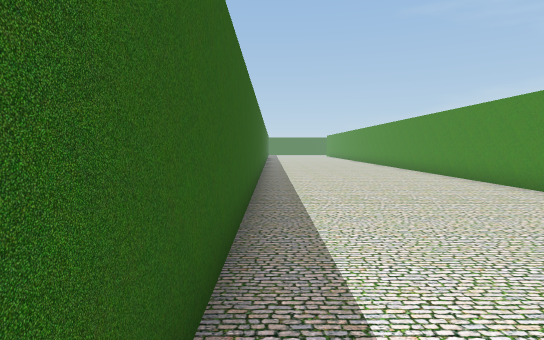
view 1 (above)

22 first-person views from a walk through a Unity game level. The camera is 1.4 m above the floor, tilts 4° down and sees 80° across. The floor is counted in squares, 1.35 m on a side. Each view is taken from the middle of a square. On the plan, view 1 faces up. The plan holds only what a view shows up to about 13 squares ahead; the rest is blank. The place goes on beyond the plan. The player is left out.

view 2
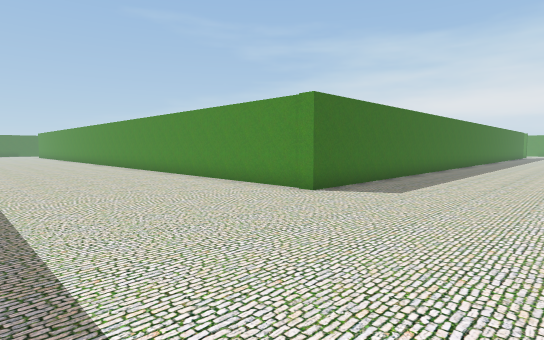

view 3
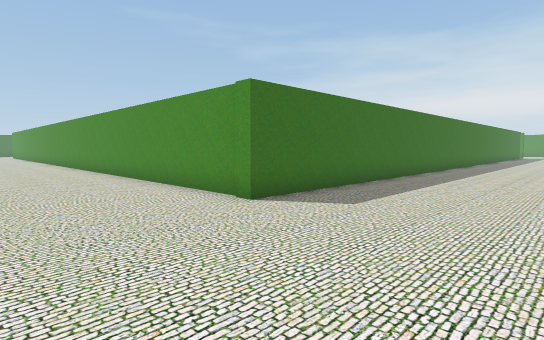

view 4
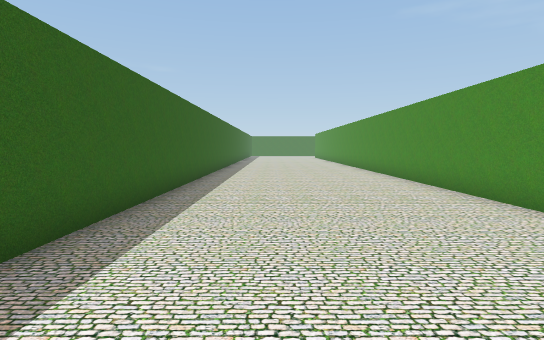

view 5
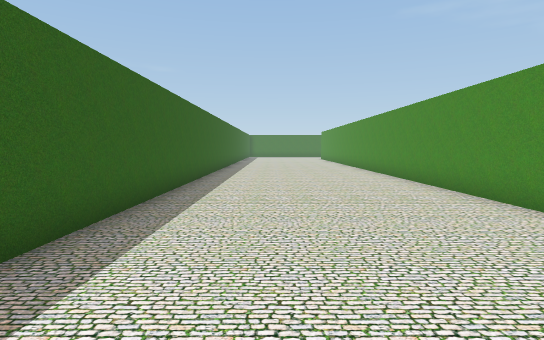

view 6
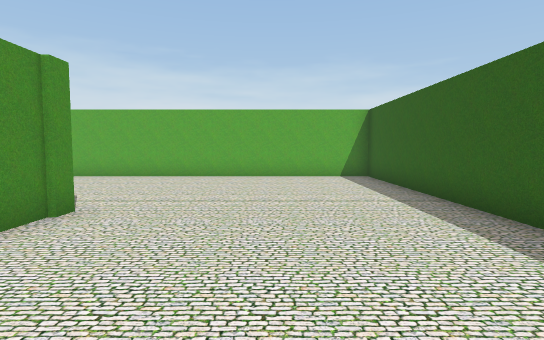

view 7
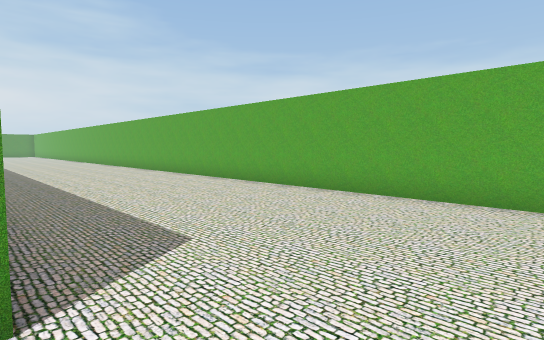

view 8
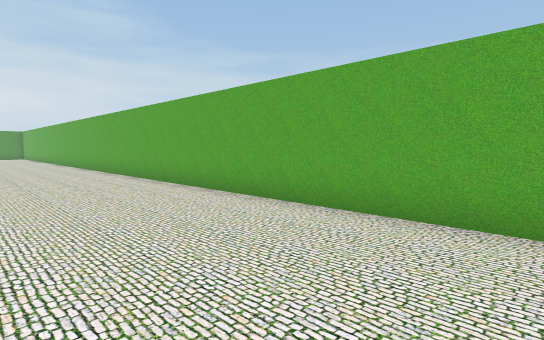

view 9
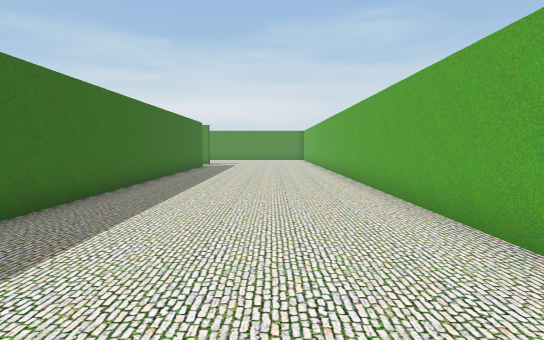

view 10
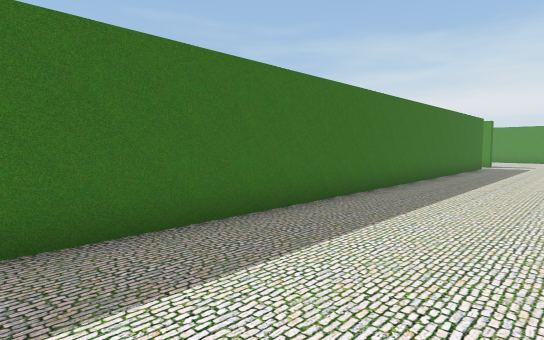

view 11
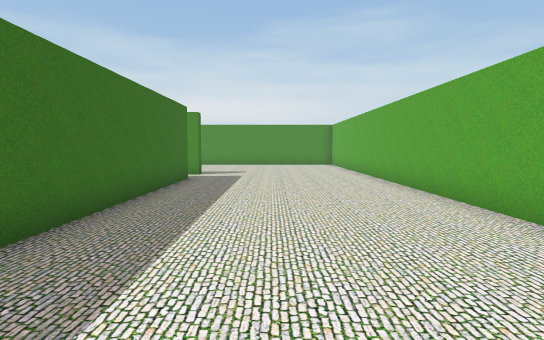

view 12
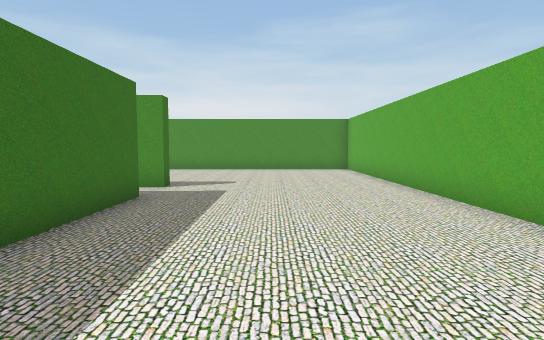

view 13
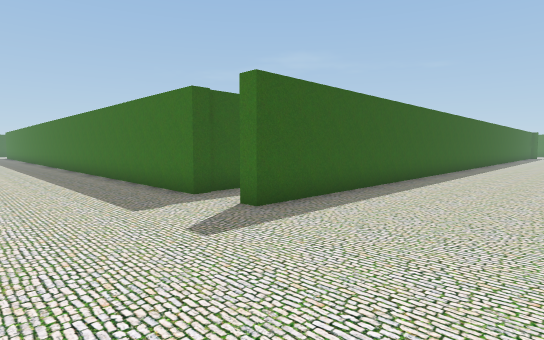

view 14
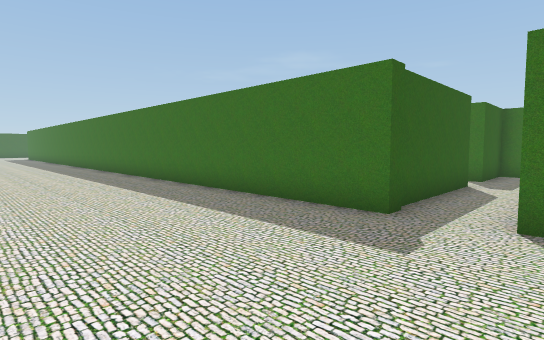

view 15
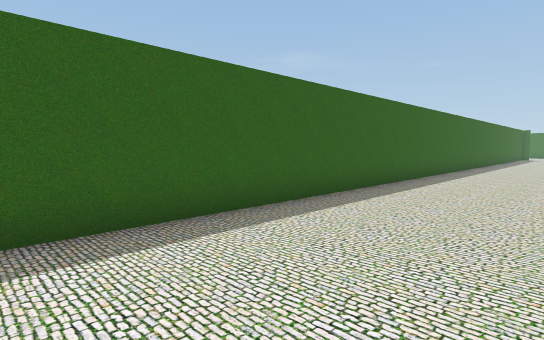

view 16
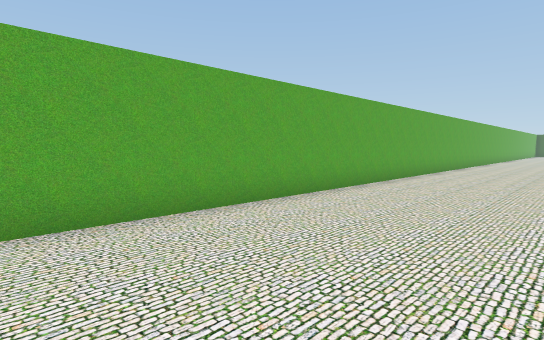

view 17
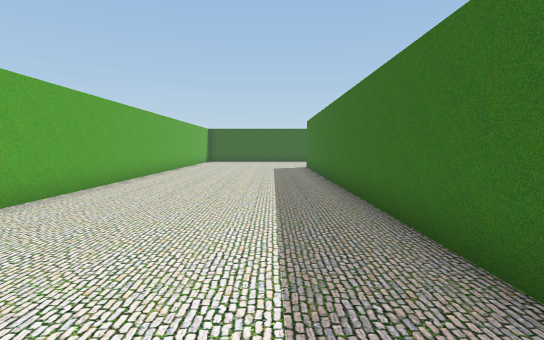

view 18
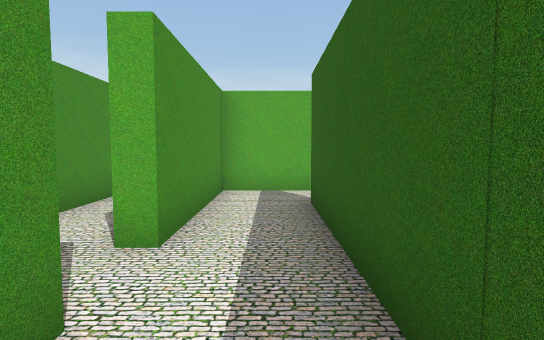

view 19
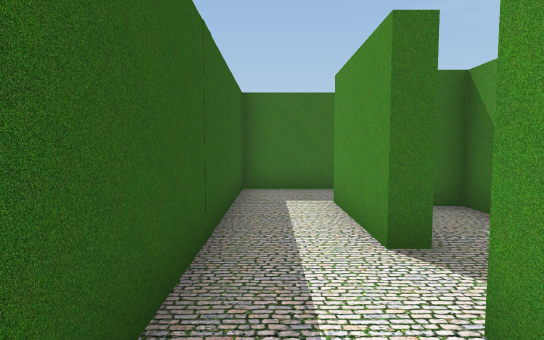

view 20
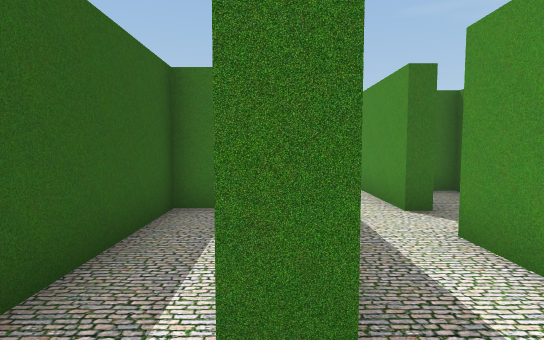

view 21
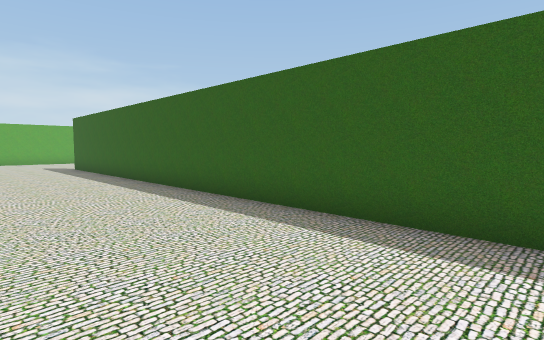

view 22
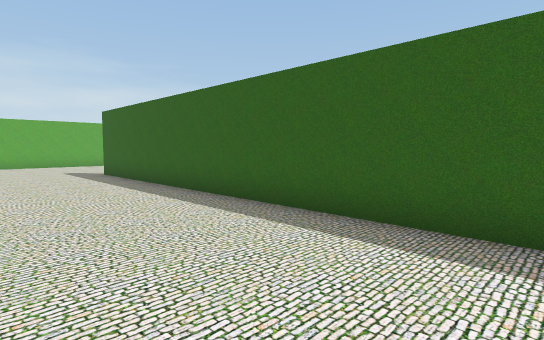

### Floor plan
Ten units are one square. View 1 is at (0, 0); x grows to the right and y downward. Boxes are objects, and circles mark ways between rooms. Rooms are numbered by the first view taken in them; rooms with no view inside come last. Other rooms are left out.
<svg viewBox="-9 -220 454 251">
<path fill="none" stroke="#000" d="M372 -87 376 -87 376 -38 63 -38 63 -215M394 -119 394 -127 376 -127 376 -102 372 -102M398 -208 398 -38 394 -38 394 -70M-4 -214 -4 26 440 26M372 -102 372 -131M376 -150 353 -150 353 -60 348 -60M350 -43 372 -43 372 -87M341 -105 333 -105 333 -69"/>
<circle cx="370" cy="-95" r="3" fill="#2a7"/>
<circle cx="350" cy="-50" r="3" fill="#2a7"/>
<text x="210" y="-30">1</text>
<text x="360" y="-100">2</text>
<text x="340" y="-80">3</text>
</svg>
Room 1 opens to room 2. Room 2 opens to room 3.

Where each view was taken, in squares from view 1:
view 1: 0 up, 0 right, facing up
view 2: 1 down, 0 right, facing up-right
view 3: 1 down, 2 right, facing up-right
view 4: 5 up, 2 right, facing up
view 5: 9 up, 2 right, facing up
view 6: 9 up, 3 right, facing down
view 7: 4 up, 4 right, facing down-right
view 8: 2 up, 12 right, facing down-right
view 9: 0 up, 20 right, facing right
view 10: 0 up, 20 right, facing up-right
view 11: 1 up, 27 right, facing right
view 12: 1 up, 31 right, facing right
view 13: 0 up, 44 right, facing up-left
view 14: 1 down, 40 right, facing up-left
view 15: 5 up, 44 right, facing up-left
view 16: 2 up, 44 right, facing down-left
view 17: 2 up, 23 right, facing left
view 18: 12 up, 36 right, facing down
view 19: 7 up, 36 right, facing up
view 20: 5 up, 35 right, facing up
view 21: 21 up, 44 right, facing down-left
view 22: 17 up, 44 right, facing down-left
